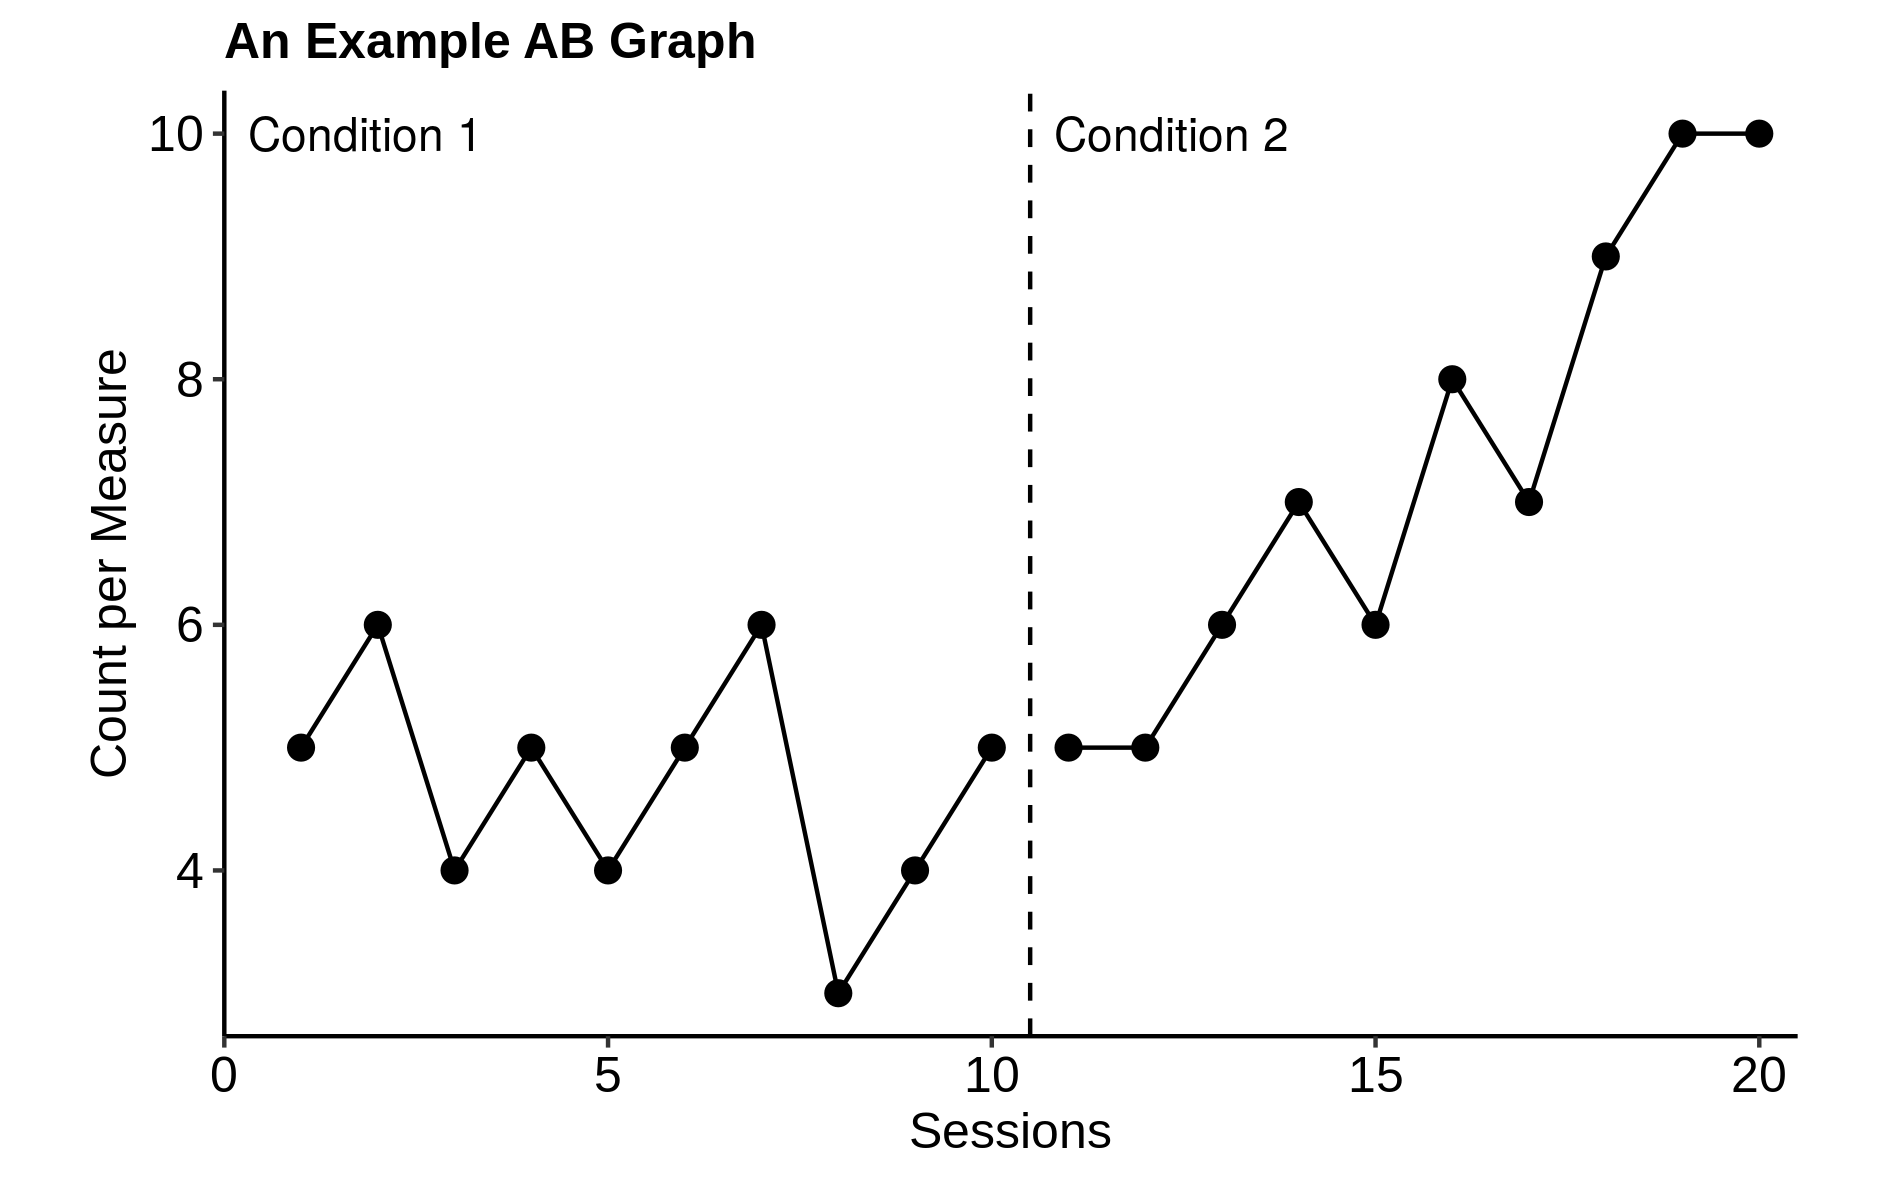

This figure's R source:
# graph-session-bx1.R
# This file produces an example graph with session-by-session data for 1 behavior.
# Written by Harley Lang.
# Contributors: [add yourself here if you edit this document]
library(ggplot2)

# set your working directory to current directory
setwd(dirname(rstudioapi::getActiveDocumentContext()$path))

# load data from CSV file
data <- read.csv('./data/eg-session-bx1.csv', header = TRUE)

# graph aesthetics 
source('./functions/graphThemeTemplate.R')
graph <- graphThemeTemplate(data)

# set aspect ratio ~~
graph <- graph + coord_fixed(ratio=1.6)

# set labels ~~
graph <- graph + labs(title='An Example AB Graph', x="Sessions", y="Count per Measure")

# add trend lines ~~
graph <- graph + geom_line(aes(x=data$session, y=data$score, group=data$condition), colour="black", size=0.5)

# add the data points ~~
graph <- graph + geom_point(aes(x=data$session, y=data$score, group=data$condition), colour="black", size=2.5)

# add condition lines ~~
source('./functions/addConditionLines.R')
graph <- addConditionLines(graph, data)

# add condition labels ~~
source('./functions/addConditionLabels.R')
graph <- addConditionLabels(graph, data, labels=c('Condition 1', 'Condition 2'))
  
# view graph locally 
graph

# print graph to file
ggsave("graph-session-bx1.png", graph, width=16, height=10, units="cm")
